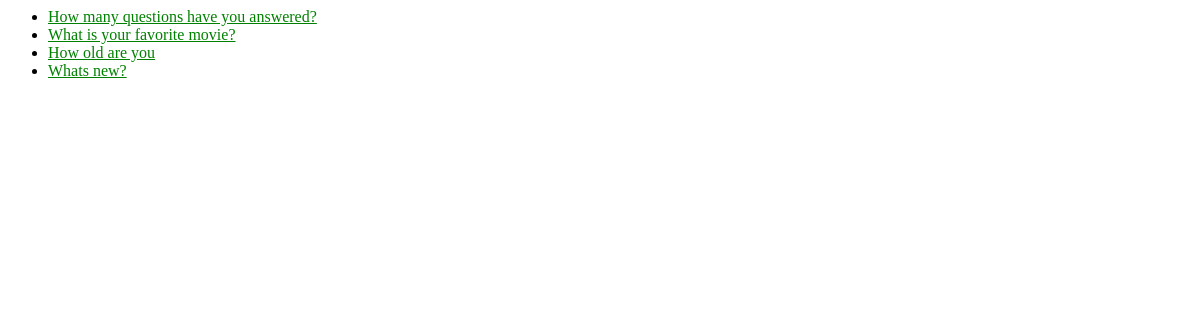
The page /polls/ on the database as committed earlier.
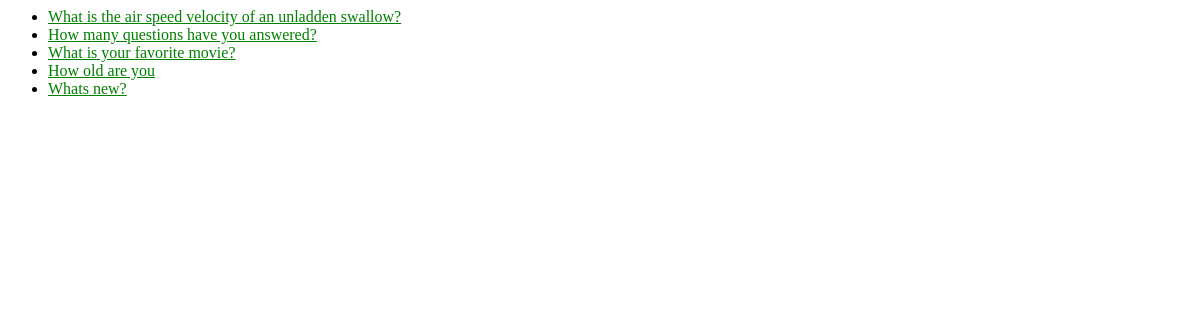
The same page on the database as committed later.
### polls/models.py (models this page shows, shortened)
class Question(models.Model):
    question_text = models.CharField(max_length=200)
    pub_date = models.DateTimeField('date published')
    def was_published_recently(self):
        now = timezone.now()
        return now - datetime.timedelta(days=1) <= self.pub_date <= now
    was_published_recently.admin_order_field = 'pub_date'
    was_published_recently.boolean = True
    was_published_recently.short_description = "Published recently?"

### polls/views.py (the view)
class IndexView(generic.ListView):
    template_name = 'polls/index.html'
    context_object_name = 'latest_question_list'
    def get_queryset(self):
        return Question.objects.order_by('-pub_date')[:5]

### polls/templates/polls/index.html
{% load static %}
<link rel="stylesheet" type ="text/css" href = "{%static 'polls/style.css' %}"/>
{% if latest_question_list %}
    <ul>
    {% for question in latest_question_list %}
        <li><a href="{% url 'polls:detail' question.id %}">{{ question.question_text }}</a></li>
    {% endfor %}
    </ul>
{% else %}
    <p>No polls are available.</p>
{% endif %}

Rows that differ between the two databases and show on the page:
added Question: question_text "What is the air speed velocity of an unladden swallow?"
